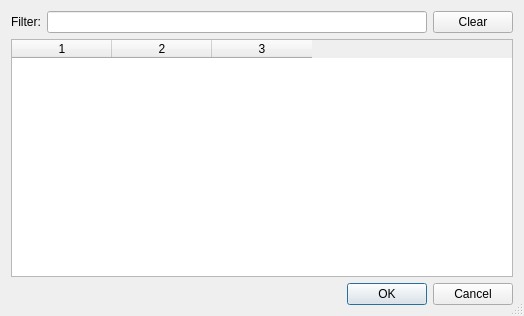
<?xml version="1.0" encoding="UTF-8"?>
<ui version="4.0">
 <class>ObjectIdDialog</class>
 <widget class="QDialog" name="ObjectIdDialog">
  <property name="geometry">
   <rect>
    <x>0</x>
    <y>0</y>
    <width>524</width>
    <height>316</height>
   </rect>
  </property>
  <property name="windowTitle">
   <string>Edit Object Reference</string>
  </property>
  <property name="sizeGripEnabled">
   <bool>true</bool>
  </property>
  <layout class="QGridLayout" name="gridLayout">
   <item row="0" column="0">
    <widget class="QLabel" name="label">
     <property name="text">
      <string>Filter:</string>
     </property>
    </widget>
   </item>
   <item row="0" column="1">
    <widget class="QLineEdit" name="lineEdit"/>
   </item>
   <item row="2" column="0" colspan="3">
    <widget class="QDialogButtonBox" name="buttonBox">
     <property name="orientation">
      <enum>Qt::Horizontal</enum>
     </property>
     <property name="standardButtons">
      <set>QDialogButtonBox::Cancel|QDialogButtonBox::Ok</set>
     </property>
    </widget>
   </item>
   <item row="0" column="2">
    <widget class="QPushButton" name="pushButton">
     <property name="sizePolicy">
      <sizepolicy hsizetype="Maximum" vsizetype="Fixed">
       <horstretch>0</horstretch>
       <verstretch>0</verstretch>
      </sizepolicy>
     </property>
     <property name="text">
      <string>Clear</string>
     </property>
    </widget>
   </item>
   <item row="1" column="0" colspan="3">
    <widget class="QTableWidget" name="tableWidget">
     <property name="alternatingRowColors">
      <bool>true</bool>
     </property>
     <property name="selectionMode">
      <enum>QAbstractItemView::SingleSelection</enum>
     </property>
     <property name="selectionBehavior">
      <enum>QAbstractItemView::SelectRows</enum>
     </property>
     <property name="gridStyle">
      <enum>Qt::SolidLine</enum>
     </property>
     <property name="sortingEnabled">
      <bool>true</bool>
     </property>
     <property name="columnCount">
      <number>3</number>
     </property>
     <attribute name="horizontalHeaderCascadingSectionResizes">
      <bool>true</bool>
     </attribute>
     <attribute name="verticalHeaderVisible">
      <bool>false</bool>
     </attribute>
     <column/>
     <column/>
     <column/>
    </widget>
   </item>
  </layout>
 </widget>
 <resources/>
 <connections>
  <connection>
   <sender>buttonBox</sender>
   <signal>accepted()</signal>
   <receiver>ObjectIdDialog</receiver>
   <slot>accept()</slot>
   <hints>
    <hint type="sourcelabel">
     <x>248</x>
     <y>254</y>
    </hint>
    <hint type="destinationlabel">
     <x>157</x>
     <y>274</y>
    </hint>
   </hints>
  </connection>
  <connection>
   <sender>buttonBox</sender>
   <signal>rejected()</signal>
   <receiver>ObjectIdDialog</receiver>
   <slot>reject()</slot>
   <hints>
    <hint type="sourcelabel">
     <x>316</x>
     <y>260</y>
    </hint>
    <hint type="destinationlabel">
     <x>286</x>
     <y>274</y>
    </hint>
   </hints>
  </connection>
 </connections>
</ui>
